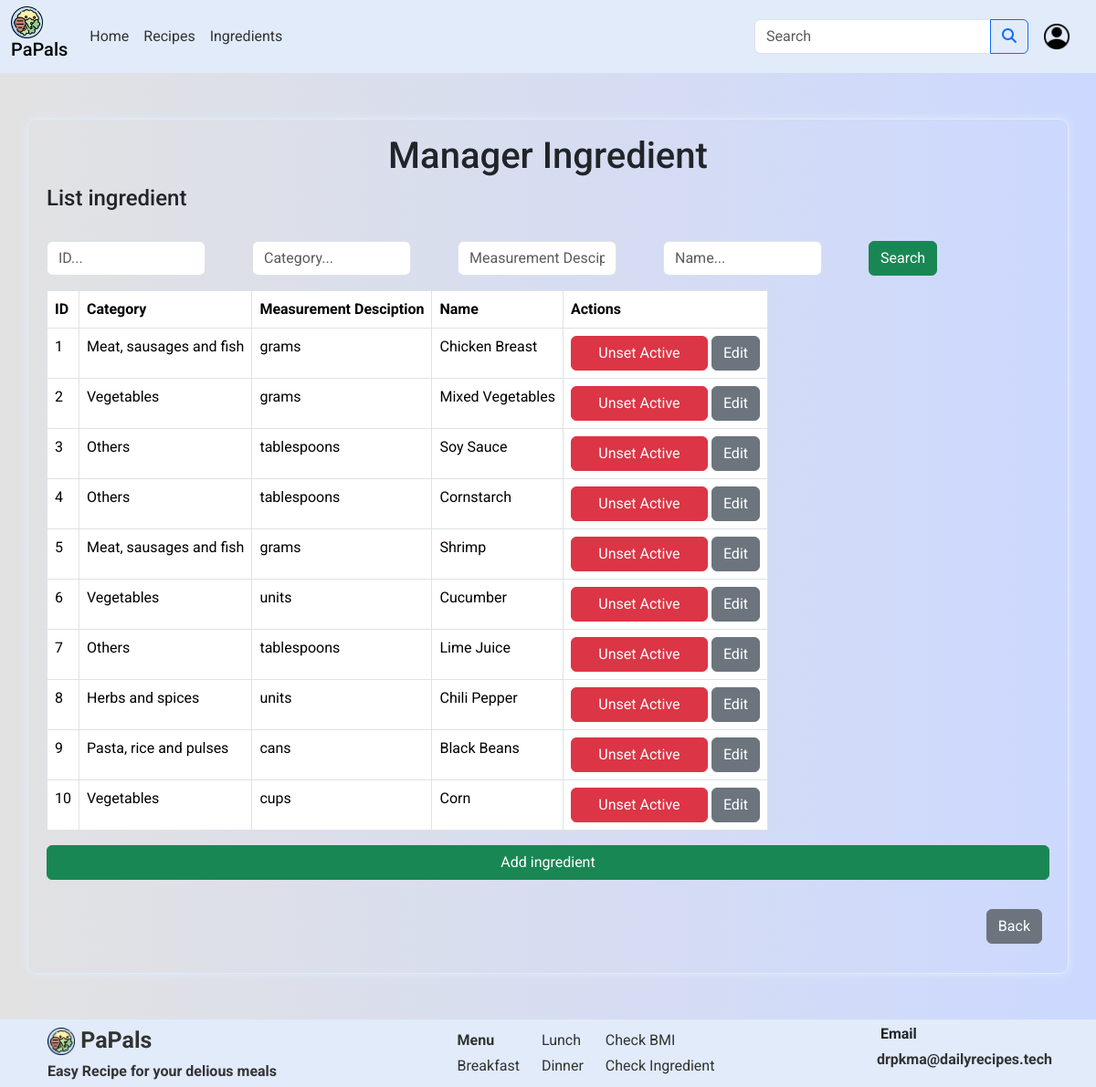
/manager/ingredient (signed in), run on the app's committed database.
### tables this page shows
CREATE TABLE IF NOT EXISTS `ingredients` (
  `id` int NOT NULL AUTO_INCREMENT,
  `name` varchar(255) NOT NULL,
  `isActive` tinyint(1) DEFAULT '1',
  `category` varchar(4) NOT NULL,
  `measurement_unit` varchar(4) DEFAULT NULL,
  PRIMARY KEY (`id`),
  KEY `FK_ingre_cat` (`category`),
  KEY `FK_ingre_unit` (`measurement_unit`)
);

CREATE TABLE IF NOT EXISTS `ingredient_categories` (
  `id` varchar(4) NOT NULL,
  `detail` varchar(50) NOT NULL,
  PRIMARY KEY (`id`)
);

CREATE TABLE IF NOT EXISTS `ingredient_measurement_unit` (
  `id` varchar(4) NOT NULL,
  `detail` varchar(50) NOT NULL,
  PRIMARY KEY (`id`)
);

### Web/App/Controllers/AdminController.php (called while the page is built, shortened)
<?php
class AdminController extends BaseController
{
    public function ingredientManager()
    {
        if (!$ingredients) {
            $ingredients = IngredientReadOperation::getAllObjects();
        }
        return $this->loadView('admin.ingredient', ['ingredients' => $ingredients]);
    }
}

### Web/index.php (called while the page is built, shortened)
<?php namespace App;
$router = new Core\Router();
$uri = parse_url($_SERVER['REQUEST_URI'], PHP_URL_PATH);
$method = $_SERVER['REQUEST_METHOD'];
$router->route($uri, $method);

### Web/App/Controllers/UserController.php (called while the page is built, shortened)
<?php
class UserController extends BaseController
{
    public static function isLoggedIn(){
        return isset($_SESSION) && isset($_SESSION['logged_in']);
    }
}

### Web/App/Operations/IngredientReadOperation.php (called while the page is built, shortened)
<?php
class IngredientReadOperation extends DatabaseRelatedOperation implements I_ReadOperation {
  static public function getNutrition($id) :?array {
    $model = new parent();
    $conn = $model->DB_CONNECTION;
    $sql = "SELECT nutrition_types.detail AS nutrition_name, ingredient_nutritions.quantity AS nutrition_quantity
            FROM ingredient_nutritions INNER JOIN nutrition_types ON ingredient_nutritions.nutrition_id = nutrition_types.id
            WHERE ingredient_nutritions.ingredient_id = :id";
    $stmt = $conn->prepare($sql);
    $stmt->bindValue(':id', $id, \PDO::PARAM_INT);
    try {
      if ($stmt->execute()) {
        $nutritionComponents = $stmt->fetchAll(\PDO::FETCH_KEY_PAIR);
        return $nutritionComponents;
      } else throw new \Exception(parent::MSG_EXECUTE_PDO_LOG . __METHOD__ . '. ');
    } catch (\Exception $exception) {
      handleException($exception);
    } catch (\Throwable $throwable) {
      handleError($throwable->getCode(), $throwable->getMessage(), $throwable->getFile(), $throwable->getLine());
    }
    return null;
  }
  static public function getMultipleObject($sql, bool $getNutriOrNot = true, $params = []) {
    $model = new parent();
    $conn = $model->DB_CONNECTION;
    $stmt = $conn->prepare($sql);
    if (!$stmt->execute())
      throw new \Exception(parent::MSG_EXECUTE_PDO_LOG . __METHOD__ . '. ');
    $ingredients = [];
    while($row = $stmt->fetch(\PDO::FETCH_ASSOC)) {
      if ($getNutriOrNot == true)
        $row['nutritionComponents'] = self::getNutrition($row['id']);
      $ingredient = IngredientModel::createObjectByRawArray($row);
      $ingredients[] = $ingredient;
    }
    return $ingredients;
  }
  static public function getAllObjects() : ?array {
    try {
      return self::getMultipleObject(self::BASE_SQL_QUERY);
    } catch (\PDOException $exception) {
      handleException($exception);
      echo \App\Views\ViewRender::errorViewRender('500');
    } catch (\Exception $exception) {
      handleException($exception);
    } catch (\Throwable $throwable) {
      handleError($throwable->getCode(), $throwable->getMessage(), $throwable->getFile(), $throwable->getLine());
    }
    return null;
  }
}

### Web/App/Models/IngredientModel.php (called while the page is built, shortened)
<?
class IngredientModel extends BaseModel {
  private $id;
  private $name;
  private $category;
  private $measurementUnit;
  public function __construct($id = null, $name = null, $category = null, $measurementUnit = null, $nutritionComponents = null) {
    $this->id = $id ?? 0;
    $this->name = $name ?? '';
    $this->category = $category ?? '';
    $this->measurementUnit = $measurementUnit ?? '';
  }
  public function getId() { return $this->id; }
  public function getActive() { return $this->isActive; }
  public function getName() { return $this->name; }
  public function getCategory() { return $this->category; }
  public function getMeasurementUnit() { return $this->measurementUnit; }
  public function setId($id) { $this->id = $id; }
  public function setName($name) { $this->name = $name; }
  public function setCategory($category) { $this->category = $category; }
  public function setMeasurementUnit($measurementUnit) {
    $this->measurementUnit = $measurementUnit;
  }
  static public function createObjectByRawArray($data) {
    $ingredient = new self();
    $ingredient->setID($data['id']);
    $ingredient->setName($data['name']);
    $ingredient->setCategory($data['category']);
    $ingredient->setMeasurementUnit($data['unit']);
      $ingredient->setNutritionComponents($data['nutritionComponents']);
    return $ingredient;
  }
}

### Web/App/Models/BaseModel.php (called while the page is built, shortened)
<?php
abstract class BaseModel {
    public function __construct() {
        $this->isActive = 1;
    }
}

### Web/App/Views/admin/ingredient.php (the view, shortened to what this page needs)
<? require($_SERVER['DOCUMENT_ROOT'] . "/Public/inc/header.php")?>
<div class="container py-3" style="width: 100vw; margin: 0 auto; padding: 20px; border: 1px solid #e1ebfa; border-radius: 10px; box-shadow: 0 0 10px 0 #e1ebfa; margin-top: 50px; margin-bottom: 50px;">
    <div class="container">
        <div class="text-center">
            <h1>Manager Ingredient</h1>
        </div>
    </div>
    <div class="row g-3">
        <h4 class="d-flex justify-content-between align-items-center mb-3">
            <span>List ingredient</span>
        </h4>
        <div class="col-md-auto sign-up">
            <form action="/manager/ingredient" method="GET" class="row g-3">
                <div class="col-auto">
                    <div class="col-sm-10">
                        <input type="text" class="form-control" id="id" name="id" placeholder="ID...">
                    </div>
                </div>
                <div class="col-auto">
                    <div class="col-sm-10">
                        <input type="text" class="form-control" id="category" name="category" placeholder="Category...">
                    </div>
                </div>
                <div class="col-auto">
                    <div class="col-sm-10">
                        <input type="text" class="form-control" id="measurement_desciption" name="measurement_desciption" placeholder="Measurement Desciption...">
                    </div>
                </div>
                <div class="col-auto">
                    <div class="col-sm-10">
                        <input type="text" class="form-control" id="name" name="name" placeholder="Name...">
                    </div>
                </div>
                <div class="col-auto">
                    <button class="btn btn-success" name="search" type="submit">Search</button>
                </div>
            </form>
        </div>
        <div class="col-md-auto">
            <table class="table table-bordered nav">
                <tr>
                    <th scope="col">ID</th>
                    <th scope="col">Category</th>
                    <th scope="col">Measurement Desciption</th>
                    <th scope="col">Name</th>
                    <th scope="col">Actions</th>
                </tr>
                <?php $count = 0;
                foreach ($ingredients as $ingredient):
                    $count++;
                    if ($count > 10):
                        break;
                    endif;?>
                    <tr>
                        <td><?= $ingredient->getId()?></td>
                        <td><?= $ingredient->getCategory()?></td>
                        <td><?= $ingredient->getMeasurementUnit()?></td>
                        <td><?= $ingredient->getName()?></td>
                        <td>
                            <?if($ingredient->getActive()):?>
                                <form class="d-inline-block" action="/manager/ingredient" method="POST">
                                    <button class="btn btn-danger" style="width: 150px" type="submit">Unset Active</button>
                                </form>
                            <?endif;?>
                            <a href="/manager/ingredient/update?id=<?= $ingredient->getId() ?>" class="btn btn-secondary d-inline-block" role="button">Edit</a>
                        </td>
                    </tr>
                <?php endforeach; ?>
            </table>
        </div>
        <div class="d-grid gap-2">
            <a href="/ingredient/add" class="btn btn-success" tabindex="-1" role="button">Add ingredient</a>
        </div>
        <div class="d-md-flex justify-content-md-end py-3">
                <a href="/manager" class="btn btn-secondary me-md-2" tabindex="-1" role="button">Back</a>
        </div>
    </div>
</div>
<? require($_SERVER['DOCUMENT_ROOT'] . "/Public/inc/footer.php")?>

### Web/App/Core/Router.php (shortened to what this page needs)
<?php
class Router
{
    protected $routes = [];
    private function add($method, $uri, $controller, $params = [])
    {
        $this->routes[] = [
            'method' => $method,
            'uri' => $uri,
            'controller' => $controller,
            'params' => $params
        ];
    }
    public function route($uri, $method)
    {
        foreach ($this->routes as $route) {
            if ($route['method'] == strtoupper($method)) {
                $pattern = preg_replace('/\/{(.*?)}/', '/(.*?)', $route['uri']);
                if (preg_match('#^' . $pattern . '$#', $uri, $matches)) {
                    $controller_action = $route['controller'];
                    list($controller, $action) = explode('@', $controller_action);
                    $controller = "App\\Controllers\\$controller";
                    $controller_instance = new $controller();
                    $params = array_slice($matches, 1);
                    call_user_func_array([$controller_instance, $action], $params);
                    return null;
                }
            }
        }
    }
}

### Web/App/Controllers/BaseController.php (shortened to what this page needs)
<?php
class BaseController {
    protected static function loadView($viewPath, $data = []) {
        try {
            extract($data);
            $viewFile = VIEWS_PATH . str_replace('.', '/', $viewPath) . '.php';
            if (file_exists($viewFile) && is_readable($viewFile)) {
                require $viewFile;
            } else {
                throw new \Exception("View file not found: $viewFile");
            }
        } catch (\Exception $e) {
            handleException($e);
            echo \App\Views\ViewRender::errorViewRender('404');
        }
    }
}
?>

### Web/Public/inc/header.php (shortened to what this page needs)
<!DOCTYPE html>
<html lang="en">
<head>
  <link href="https://cdn.jsdelivr.net/npm/bootstrap@5.3.2/dist/css/bootstrap.min.css" rel="stylesheet">
  <link rel="stylesheet" href="vendors/font-awesome-4.7.0/css/font-awesome.min.css" />
  <link rel="stylesheet" href="/Public/css/costum.css">
</head>
<body>
  <div class="header">
    <nav class="navbar navbar-expand-lg navbar-light" style="background-color: #e1ebfa;">
      <div class="container-fluid">
        <div class="collapse navbar-collapse" id="navbarSupportedContent">
          <a class="d-flex justify-content-center align-items-center">
            <a class= "navbar-brand mt-2 mt-lg-0" href="/homepage">
              <img src="/Public/images/logo.png" height="50" alt="PaPals" loading="lazy" />
              <h3>PaPals</h3>
            </a>
          </a>
          <ul class="navbar-nav me-auto mb-2 mb-lg-0" style="font-size:16px">
            <li class="nav-item">
              <a class="m-2" href="/homepage">Home</a>
            </li>
            <li class="nav-item">
              <a class="m-2" href="/recipe">Recipes</a>
            </li>
            <li class="nav-item">
              <a class="m-2" href="/ingredient">Ingredients</a>
            </li>
          </ul>
          <div class=" d-flex justify-content-center align-items-center input-group me-3" style="width:300px">
            <input type="text" class="form-control" id="search" name="search" placeholder="Search" aria-label="Search">
            <button class="btn btn-outline-primary" type="button">
              <i class="fa-solid fa-magnifying-glass"></i>
            </button>
          </div>
        </div>
        <?php
        if (UserController::isLoggedIn()) :
        ?>
          <div class="d-flex align-items-center">
            <div class="btn-group dropstart">
              <div class="btn-group dropstart">
                <img src="/Public/images/account.png" id="user" class="rounded-circle me-3 account hide"  data-bs-toggle="dropdown" aria-expanded="false" height="30" alt="account" style="cursor: pointer;" />
              </div>
            </div>
          </div>
        <?php else :
        ?>
          <div class="d-flex align-items-center">
            <a href="/login" class="btn btn-primary btn-xs " tabindex="-1" role="button" aria-disabled="true">Login</a>
          </div>
        <?php endif; ?>
      </div>
    </nav>
  </div>

### Web/Public/inc/footer.php (shortened to what this page needs)
<footer>
        <div class="d-flex flex-column flex-md-row text-center text-md-start justify-content-between py-0 px-4 px-xl-5" style="background-color: #e1ebfa;">
            <div class="mb-md-0">
                <a href="/homepage">
                    <p style="font-weight: 700; font-size: 25px;">
                    <img src="/Public/images/logo.png" alt="" style="width: 30px">
                    PaPals</p>
                    <div class="mb-md-0 me-3">
                        <p style="font-weight: 700; margin-bottom: 5px;">Easy Recipe for your delious meals</p>
                    </div>
                </a>
            </div>
            <div class=" d-flex flex-column flex-md-row text-center text-md-start justify-content-center align-items-center">
                <div class="mb-md-0 me-3">
                    <a href="/recipe">
                        <p style="font-weight: 700">Menu</p>
                    </a>
                    <a href="#">
                        <p>Breakfast</p>
                    </a>
                </div>
                <div class="mb-md-0 me-3">
                    <a href="#">
                        <p>Lunch</p>
                    </a>
                    <a href="#">
                        <p>Dinner</p>
                    </a>
                </div>
                <div class="mb-md-0">
                    <a href="/check-bmi" target="blank">
                        <p>Check BMI</p>
                    </a>
                    <a href="/ingredient" target="blank">
                        <p>Check Ingredient</p>
                    </a>
                </div>
            </div>
            <div>
                <p style="font-weight: 700">Email</p>
                <a href="mailto:drpkma@dailyrecipes.tech" style="font-weight: 700;">drpkma@dailyrecipes.tech</a>
            </div>
        </div>
    </footer>
</body>
</html>

### Web/Public/inc/header.php (style rules this page uses)
* { font-family: "Roboto", sans-serif; }
html { height: 100%; }
body { background-color: #CCD8FF; background: linear-gradient(to right, #E2E2E2, #CCD8FF); min-height: 100%; display: flex; flex-direction: column; }
p { margin: 0.25rem; }
footer { margin-top: auto; }
.navbar { height: 80px; }
.navbar-brand img { height: 35px }
.navbar-brand h3 { font-size: 20px }

### Web/Public/inc/footer.php (style rules this page uses)
a { text-decoration: none; color: #333; }

### data on the page
ingredients: id "1", category.detail "Meat, sausages and fish", measurement_unit.detail "grams", name "Chicken Breast"
ingredients: id "2", category.detail "Vegetables", measurement_unit.detail "grams", name "Mixed Vegetables"
ingredients: id "3", category.detail "Others", measurement_unit.detail "tablespoons", name "Soy Sauce"
ingredients: id "4", category.detail "Others", measurement_unit.detail "tablespoons", name "Cornstarch"
ingredients: id "5", category.detail "Meat, sausages and fish", measurement_unit.detail "grams", name "Shrimp"
ingredients: id "6", category.detail "Vegetables", measurement_unit.detail "units", name "Cucumber"
ingredients: id "7", category.detail "Others", measurement_unit.detail "tablespoons", name "Lime Juice"
ingredients: id "8", category.detail "Herbs and spices", measurement_unit.detail "units", name "Chili Pepper"
ingredients: id "9", category.detail "Pasta, rice and pulses", measurement_unit.detail "cans", name "Black Beans"
ingredients: id "10", category.detail "Vegetables", measurement_unit.detail "cups", name "Corn"
